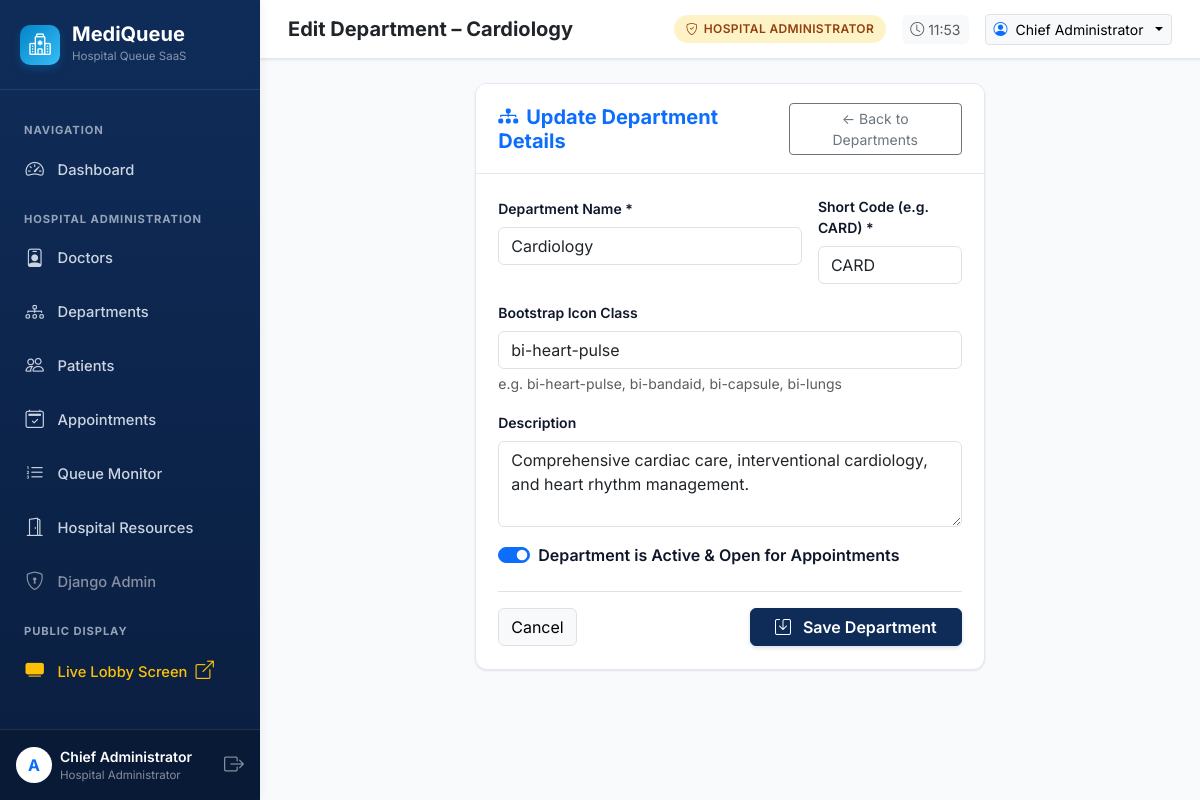
The page /doctors/departments/1/edit/ (signed in) on the database its author committed.
### accounts/models.py (models this page shows, shortened)
class CustomUser(AbstractUser):
    class Role(models.TextChoices):
        ADMIN = 'ADMIN', 'Hospital Administrator'
        DOCTOR = 'DOCTOR', 'Doctor'
        RECEPTIONIST = 'RECEPTIONIST', 'Receptionist'
        PATIENT = 'PATIENT', 'Patient'
    role = models.CharField(
        max_length=20,
        choices=Role.choices,
        default=Role.PATIENT,
        help_text="Designated user role within MediQueue"
    )
    phone_number = models.CharField(max_length=20, blank=True, help_text="Contact telephone number")
    profile_picture = models.ImageField(upload_to='profiles/', blank=True, null=True)
    @property
    def is_admin_role(self):
        return self.role == self.Role.ADMIN or self.is_superuser
    @property
    def is_doctor_role(self):
        return self.role == self.Role.DOCTOR
    @property
    def is_receptionist_role(self):
        return self.role == self.Role.RECEPTIONIST
    @property
    def is_patient_role(self):
        return self.role == self.Role.PATIENT
    @property
    def display_name(self):
        if self.first_name and self.last_name:
            if self.is_doctor_role and not self.first_name.startswith('Dr'):
                return f"Dr. {self.first_name} {self.last_name}"
            return f"{self.first_name} {self.last_name}"
        return self.username

### doctors/models.py (models this page shows, shortened)
class Department(models.Model):
    name = models.CharField(max_length=100, unique=True)
    code = models.CharField(
        max_length=10,
        unique=True,
        help_text="Short uppercase department code for tokens, e.g., CARD, PEDI, ORTH"
    )
    description = models.TextField(blank=True)
    icon = models.CharField(max_length=50, default='bi-hospital', help_text="Bootstrap icon name, e.g. bi-heart-pulse")
    is_active = models.BooleanField(default=True)
    created_at = models.DateTimeField(auto_now_add=True)
    class Meta:
        ordering = ['name']

### doctors/views.py (the view)
# urls.py: path('departments/<int:pk>/edit/', views.department_update, name='department_update'),
@admin_required
def department_update(request, pk):
    dept = get_object_or_404(Department, pk=pk)
    if request.method == 'POST':
        form = DepartmentForm(request.POST, instance=dept)
        if form.is_valid():
            form.save()
            messages.success(request, f"Department '{dept.name}' updated.")
            return redirect('doctors:department_list')
    else:
        form = DepartmentForm(instance=dept)
    return render(request, 'doctors/department_form.html', {'form': form, 'department': dept, 'is_create': False})

### doctors/forms.py
class DepartmentForm(forms.ModelForm):
    class Meta:
        model = Department
        fields = ['name', 'code', 'description', 'icon', 'is_active']
        widgets = {
            'name': forms.TextInput(attrs={'class': 'form-control', 'placeholder': 'e.g. Cardiology'}),
            'code': forms.TextInput(attrs={'class': 'form-control', 'placeholder': 'e.g. CARD'}),
            'description': forms.Textarea(attrs={'class': 'form-control', 'rows': 3, 'placeholder': 'Department description'}),
            'icon': forms.TextInput(attrs={'class': 'form-control', 'placeholder': 'e.g. bi-heart-pulse'}),
            'is_active': forms.CheckboxInput(attrs={'class': 'form-check-input'}),
        }

### accounts/context_processors.py (called while the page is built)
def user_role_context(request):
    context = {
        'APP_NAME': 'MediQueue',
        'HOSPITAL_NAME': 'MetroCare General Hospital',
    }
    if request.user.is_authenticated:
        user = request.user
        context.update({
            'user_role': user.role,
            'is_admin': user.is_admin_role,
            'is_doctor': user.is_doctor_role,
            'is_receptionist': user.is_receptionist_role,
            'is_patient': user.is_patient_role,
            'unread_notifications_count': getattr(user, 'notifications', None).filter(is_read=False).count() if hasattr(user, 'notifications') else 0,
        })
    return context

### templates/doctors/department_form.html (shortened to what this page needs)
{% extends 'dashboard_base.html' %}
{% block page_title %}{% if is_create %}Create Department{% else %}Edit Department – {{ department.name }}{% endif %}{% endblock %}
{% block dashboard_content %}
<div class="row justify-content-center">
  <div class="col-lg-7">
    <div class="mq-card">
      <div class="mq-card-header">
        <h5 class="fw-bold mb-0 text-primary">
          <i class="bi bi-diagram-3-fill me-2"></i>{% if is_create %}Create New Department{% else %}Update Department Details{% endif %}
        </h5>
        <a href="{% url 'doctors:department_list' %}" class="btn btn-sm btn-outline-secondary">&larr; Back to Departments</a>
      </div>
      <div class="mq-card-body">
        <form method="post">
          <div class="row g-3 mb-3">
            <div class="col-md-8">
              <label class="form-label small fw-semibold">Department Name *</label>
              {{ form.name }}
            </div>
            <div class="col-md-4">
              <label class="form-label small fw-semibold">Short Code (e.g. CARD) *</label>
              {{ form.code }}
            </div>
          </div>
          <div class="mb-3">
            <label class="form-label small fw-semibold">Bootstrap Icon Class</label>
            {{ form.icon }}
            <div class="form-text">e.g. bi-heart-pulse, bi-bandaid, bi-capsule, bi-lungs</div>
          </div>
          <div class="mb-3">
            <label class="form-label small fw-semibold">Description</label>
            {{ form.description }}
          </div>
          <div class="mb-4 form-check form-switch">
            {{ form.is_active }}
            <label class="form-check-label fw-semibold" for="{{ form.is_active.id_for_label }}">
              Department is Active & Open for Appointments
            </label>
          </div>
          <div class="pt-3 border-top d-flex justify-content-between">
            <a href="{% url 'doctors:department_list' %}" class="btn btn-light border">Cancel</a>
            <button type="submit" class="btn btn-primary fw-semibold px-4">
              <i class="bi bi-save me-2"></i> Save Department
            </button>
          </div>
        </form>
      </div>
    </div>
  </div>
</div>
{% endblock %}

### templates/dashboard_base.html (shortened to what this page needs)
{% extends 'base.html' %}
{% load static %}
{% block root_content %}
<div class="app-wrapper">
  <aside class="app-sidebar">
    <a href="{% url 'dashboard:index' %}" class="sidebar-brand">
      <div class="sidebar-brand-icon">
        <i class="bi bi-hospital"></i>
      </div>
      <div>
        <div class="fw-bold fs-5 lh-1">MediQueue</div>
        <div class="small text-white-50 mt-1" style="font-size: 0.72rem;">Hospital Queue SaaS</div>
      </div>
    </a>
    <ul class="sidebar-menu">
      <li class="sidebar-heading">Navigation</li>
      <li class="sidebar-item">
        <a href="{% url 'dashboard:index' %}" class="sidebar-link {% if request.resolver_match.url_name in 'admin,doctor,receptionist,patient,index' %}active{% endif %}">
          <i class="bi bi-speedometer2"></i>
          <span>Dashboard</span>
        </a>
      </li>
      {% if is_admin %}
        <li class="sidebar-heading">Hospital Administration</li>
        <li class="sidebar-item">
          <a href="{% url 'doctors:doctor_list' %}" class="sidebar-link">
            <i class="bi bi-person-badge"></i>
            <span>Doctors</span>
          </a>
        </li>
        <li class="sidebar-item">
          <a href="{% url 'doctors:department_list' %}" class="sidebar-link">
            <i class="bi bi-diagram-3"></i>
            <span>Departments</span>
          </a>
        </li>
        <li class="sidebar-item">
          <a href="{% url 'patients:patient_list' %}" class="sidebar-link">
            <i class="bi bi-people"></i>
            <span>Patients</span>
          </a>
        </li>
        <li class="sidebar-item">
          <a href="{% url 'appointments:appointment_list' %}" class="sidebar-link">
            <i class="bi bi-calendar2-check"></i>
            <span>Appointments</span>
          </a>
        </li>
        <li class="sidebar-item">
          <a href="{% url 'queue_management:live_queue' %}" class="sidebar-link">
            <i class="bi bi-list-ol"></i>
            <span>Queue Monitor</span>
          </a>
        </li>
        <li class="sidebar-item">
          <a href="{% url 'hospital_resources:resource_list' %}" class="sidebar-link">
            <i class="bi bi-door-open"></i>
            <span>Hospital Resources</span>
          </a>
        </li>
        <li class="sidebar-item">
          <a href="/admin/" target="_blank" class="sidebar-link text-white-50">
            <i class="bi bi-shield-lock"></i>
            <span>Django Admin</span>
          </a>
        </li>
      {% endif %}
      <li class="sidebar-heading">Public Display</li>
      <li class="sidebar-item">
        <a href="{% url 'queue_management:public_display_board' %}" target="_blank" class="sidebar-link text-warning">
          <i class="bi bi-tv-fill"></i>
          <span>Live Lobby Screen <i class="bi bi-box-arrow-up-right ms-1 small"></i></span>
        </a>
      </li>
    </ul>
    <div class="sidebar-footer">
      <div class="d-flex align-items-center gap-2">
        <div class="avatar bg-white text-primary rounded-circle d-flex align-items-center justify-content-center fw-bold" style="width: 36px; height: 36px;">
          {{ user.username|slice:":1"|upper }}
        </div>
        <div class="flex-grow-1 overflow-hidden">
          <div class="small fw-semibold text-truncate text-white">{{ user.display_name }}</div>
          <div class="text-white-50 text-truncate" style="font-size: 0.72rem;">{{ user.get_role_display }}</div>
        </div>
        <a href="{% url 'accounts:logout' %}" class="text-white-50 hover-white" title="Sign Out">
          <i class="bi bi-box-arrow-right fs-5"></i>
        </a>
      </div>
    </div>
  </aside>
  <div class="app-main">
    <header class="app-topbar">
      <div class="d-flex align-items-center gap-3">
        <h5 class="mb-0 fw-bold text-dark d-none d-sm-block">{% block page_title %}Dashboard{% endblock %}</h5>
      </div>
      <div class="d-flex align-items-center gap-3">
        <span class="role-badge role-badge-{{ user.role|lower }}">
          <i class="bi bi-shield-check"></i> {{ user.get_role_display }}
        </span>
        <div class="d-none d-md-flex align-items-center gap-1 text-muted small bg-light px-2 py-1 rounded">
          <i class="bi bi-clock"></i>
          <span id="topbarClock">{% now "H:i" %}</span>
        </div>
        <div class="dropdown">
          <button class="btn btn-sm btn-light border dropdown-toggle d-flex align-items-center gap-2" type="button" data-bs-toggle="dropdown">
            <i class="bi bi-person-circle text-primary"></i>
            <span class="d-none d-md-inline">{{ user.display_name }}</span>
          </button>
        </div>
      </div>
    </header>
    <main class="flex-grow-1 p-3 p-md-4">
      {% block dashboard_content %}{% endblock %}
    </main>
  </div>
</div>
{% endblock %}

### static/css/mediqueue.css (style rules this page uses)
:root { --mq-primary: #0f2c59; --mq-primary-dark: #0a1e3f; --mq-primary-light: #1e3a8a; --mq-accent: #0284c7; --mq-accent-light: #38bdf8; --mq-accent-bg: #f0f9ff; --mq-bg: #f8fafc; --mq-surface: #ffffff; --mq-card-border: #e2e8f0; --mq-text-main: #0f172a; --mq-text-muted: #64748b; --mq-success: #10b981; --mq-warning: #f59e0b; --mq-danger: #ef4444; --mq-info: #06b6d4; --mq-sidebar-width: 260px; --mq-radius: 12px; --mq-shadow-sm: 0 1px 3px rgba(15, 23, 42, 0.06), 0 1px 2px rgba(15, 23, 42, 0.04); --mq-shadow-md: 0 4px 6px -1px rgba(15, 23, 42, 0.08), 0 2px 4px -2px rgba(15, 23, 42, 0.06); --mq-shadow-lg: 0 10px 15px -3px rgba(15, 23, 42, 0.08), 0 4px 6px -4px rgba(15, 23, 42, 0.04); }
body { font-family: 'Inter', -apple-system, BlinkMacSystemFont, "Segoe UI", Roboto, Helvetica, Arial, sans-serif; background-color: var(--mq-bg); color: var(--mq-text-main); min-height: 100vh; display: flex; flex-direction: column; }
.app-wrapper { display: flex; min-height: 100vh; width: 100%; }
.app-sidebar { width: var(--mq-sidebar-width); background: linear-gradient(180deg, var(--mq-primary) 0%, var(--mq-primary-dark) 100%); color: #ffffff; flex-shrink: 0; display: flex; flex-direction: column; transition: all 0.3s ease; z-index: 1000; box-shadow: 2px 0 10px rgba(0,0,0,0.05); }
.sidebar-brand { padding: 1.5rem 1.25rem; display: flex; align-items: center; gap: 0.75rem; border-bottom: 1px solid rgba(255, 255, 255, 0.1); text-decoration: none; color: #ffffff; }
.sidebar-brand-icon { width: 40px; height: 40px; border-radius: 10px; background: linear-gradient(135deg, var(--mq-accent), var(--mq-accent-light)); display: flex; align-items: center; justify-content: center; font-size: 1.35rem; color: #ffffff; box-shadow: 0 4px 8px rgba(2, 132, 199, 0.3); }
.sidebar-menu { padding: 1.25rem 0.75rem; list-style: none; margin: 0; flex: 1; overflow-y: auto; }
.sidebar-heading { font-size: 0.7rem; text-transform: uppercase; letter-spacing: 0.08em; color: #94a3b8; padding: 0.75rem 0.75rem 0.35rem; font-weight: 700; }
.sidebar-item { margin-bottom: 0.25rem; }
.sidebar-link { display: flex; align-items: center; gap: 0.85rem; padding: 0.7rem 0.85rem; color: #cbd5e1; text-decoration: none; border-radius: 8px; font-size: 0.92rem; font-weight: 500; transition: all 0.2s ease; }
.sidebar-link i { font-size: 1.15rem; }
.sidebar-footer { padding: 1rem; border-top: 1px solid rgba(255, 255, 255, 0.1); background: rgba(0, 0, 0, 0.15); }
.app-main { flex: 1; display: flex; flex-direction: column; min-width: 0; }
.app-topbar { background: var(--mq-surface); border-bottom: 1px solid var(--mq-card-border); padding: 0.85rem 1.75rem; display: flex; align-items: center; justify-content: space-between; box-shadow: var(--mq-shadow-sm); position: sticky; top: 0; z-index: 900; }
.role-badge { display: inline-flex; align-items: center; gap: 0.35rem; padding: 0.3rem 0.75rem; border-radius: 20px; font-size: 0.75rem; font-weight: 600; letter-spacing: 0.03em; text-transform: uppercase; }
.role-badge-admin { background-color: #fef3c7; color: #92400e; }
.mq-card { background: var(--mq-surface); border: 1px solid var(--mq-card-border); border-radius: var(--mq-radius); box-shadow: var(--mq-shadow-sm); transition: transform 0.2s ease, box-shadow 0.2s ease; overflow: hidden; }
.mq-card-header { padding: 1.15rem 1.4rem; border-bottom: 1px solid var(--mq-card-border); background-color: #ffffff; display: flex; align-items: center; justify-content: space-between; }
.mq-card-body { padding: 1.4rem; }
.btn-primary { background-color: var(--mq-primary); border-color: var(--mq-primary); box-shadow: 0 2px 4px rgba(15, 44, 89, 0.15); }

### rows shown on the page
CustomUser: username "A", display_name "Chief Administrator", role "Hospital Administrator", role "HOSPITAL ADMINISTRATOR"
Department: name "Cardiology", code "CARD", icon "bi-heart-pulse", description "Comprehensive cardiac care, interventional cardiology, and heart rhythm management.", is_active "☑"
